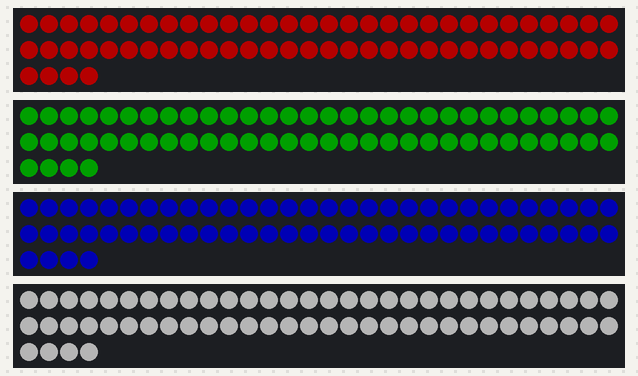
This program was run on a simulated ESP32. Parts: 4 × 64 RGB LEDs in strip order, left to right, continuing on the next row. Dim RGB values are drawn brighter than linear.

Above: at 1.1 s.
At 2.1 s:
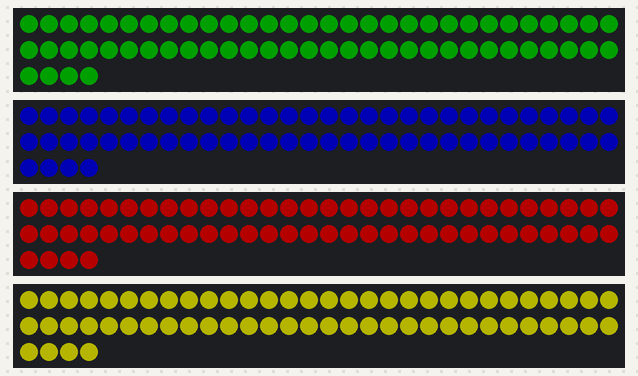
At 3.1 s:
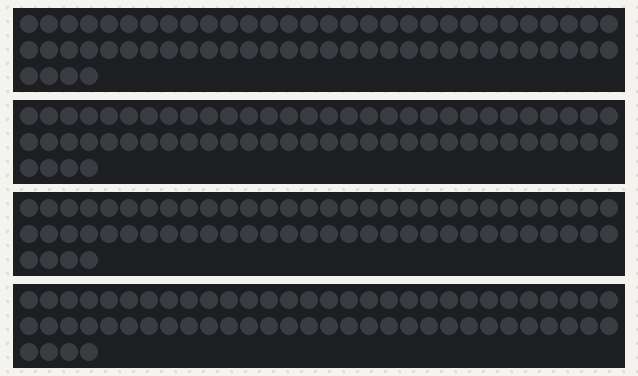

Measured:
- by itself, everything shown: repeats every 2.5 s, in 3 steps
- what the display in image 0 shows lasts 1.0 s, from 1.0 s to 2.0 s
- what the display in image 2 shows lasts 0.5 s, from 3.0 s to 3.5 s

The program:

main.cpp
```cpp
#include <FastLED.h>

// ===== CONFIG =====
#define LED_TYPE    WS2812B
#define COLOR_ORDER GRB
#define NUM_LEDS    64          // change to match your strip length
#define BRIGHTNESS  64

// Pins
#define PIN_1 19
#define PIN_2 18
#define PIN_3 17
#define PIN_4 16

// LED arrays
CRGB leds1[NUM_LEDS];
CRGB leds2[NUM_LEDS];
CRGB leds3[NUM_LEDS];
CRGB leds4[NUM_LEDS];

void setup() {
  delay(1000); // power-up safety delay

  FastLED.addLeds<LED_TYPE, PIN_1, COLOR_ORDER>(leds1, NUM_LEDS);
  FastLED.addLeds<LED_TYPE, PIN_2, COLOR_ORDER>(leds2, NUM_LEDS);
  FastLED.addLeds<LED_TYPE, PIN_3, COLOR_ORDER>(leds3, NUM_LEDS);
  FastLED.addLeds<LED_TYPE, PIN_4, COLOR_ORDER>(leds4, NUM_LEDS);

  FastLED.setBrightness(BRIGHTNESS);
}

void loop() {
  fill_solid(leds1, NUM_LEDS, CRGB::Red);
  fill_solid(leds2, NUM_LEDS, CRGB::Green);
  fill_solid(leds3, NUM_LEDS, CRGB::Blue);
  fill_solid(leds4, NUM_LEDS, CRGB::White);
  FastLED.show();
  delay(1000);

  fill_solid(leds1, NUM_LEDS, CRGB::Green);
  fill_solid(leds2, NUM_LEDS, CRGB::Blue);
  fill_solid(leds3, NUM_LEDS, CRGB::Red);
  fill_solid(leds4, NUM_LEDS, CRGB::Yellow);
  FastLED.show();
  delay(1000);

  fill_solid(leds1, NUM_LEDS, CRGB::Black);
  fill_solid(leds2, NUM_LEDS, CRGB::Black);
  fill_solid(leds3, NUM_LEDS, CRGB::Black);
  fill_solid(leds4, NUM_LEDS, CRGB::Black);
  FastLED.show();
  delay(500);
}
```
